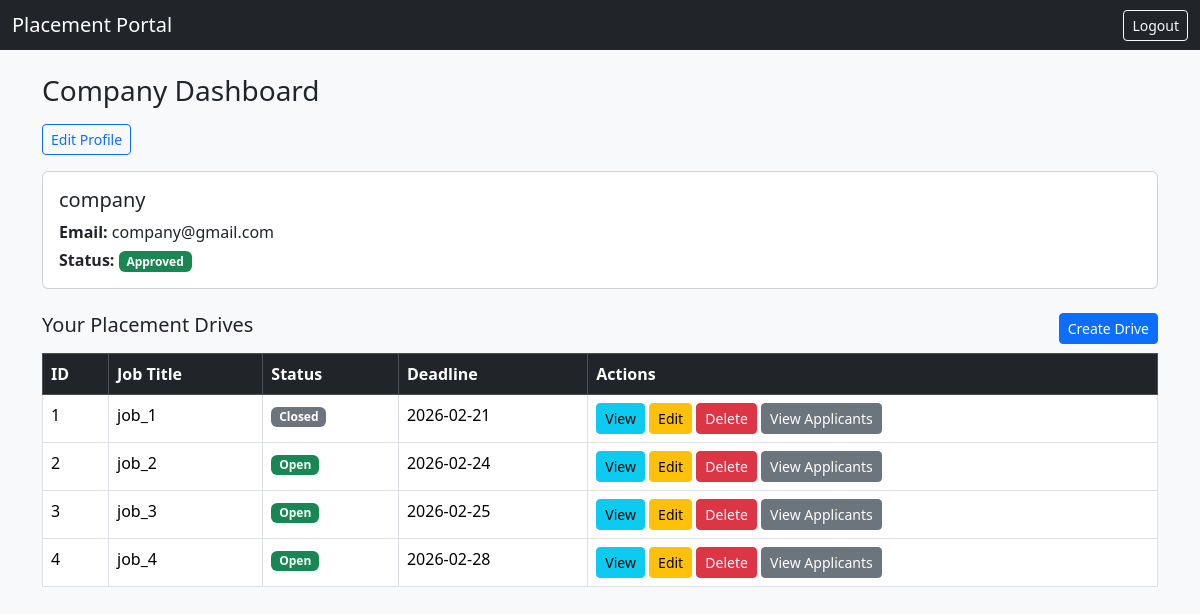
/dashboard (signed in), run on the app's committed database.
### dp.py (models this page shows)
class Company(db.Model):
    __tablename__ = "companies"
    id = db.Column(db.Integer, primary_key=True)
    user_id = db.Column(
        db.Integer, db.ForeignKey("users.id"), nullable=False
    )
    company_name = db.Column(db.String(150), nullable=False)
    hr_contact = db.Column(db.String(100))
    website = db.Column(db.String(150))
    status = db.Column(db.String(20), default="Pending")
    blacklisted = db.Column(db.Boolean, default=False)

class User(UserMixin, db.Model):
    __tablename__ = "users"
    id = db.Column(db.Integer, primary_key=True)
    email = db.Column(db.String(120), unique=True, nullable=False)
    password = db.Column(db.String(200), nullable=False)
    role = db.Column(db.String(20), nullable=False)
    student_profile = db.relationship(
        "Student", backref="user"
    )
    company_profile = db.relationship(
        "Company", backref="user"
    )

class PlacementDrive(db.Model):
    __tablename__ = "placement_drives"
    id = db.Column(db.Integer, primary_key=True)
    company_id = db.Column(
        db.Integer, db.ForeignKey("companies.id"), nullable=False
    )
    job_title = db.Column(db.String(150), nullable=False)
    job_description = db.Column(db.String(2000))
    eligibility = db.Column(db.String(2000))
    deadline = db.Column(db.Date)
    status = db.Column(db.String(20), default="Pending")
    company = db.relationship("Company", backref="drives")
    applications = db.relationship("Application", backref="drive", cascade="all, delete" )

### app.py (the view, shortened to what this page needs)
@app.route('/dashboard')
@login_required
def dashboard():
    if current_user.role == "admin":
        return render_template("admin.html")
    elif current_user.role == "company":
        company = Company.query.filter_by(user_id=current_user.id).first()
        drives = PlacementDrive.query.filter_by(company_id=company.id).all()
        update_status_for_drives(drives)
        if not company:
            abort(403)
        return render_template("company_dashboard.html", company=company, drives=drives )
    else:
        abort(403)

### app.py (called while the page is built)
@login_manager.user_loader
def load_user(user_id):
    return User.query.get(int(user_id))

def update_status_for_drives(drives):
    today = datetime.today().date()
    for drive in drives:
        if drive.status == "Open" and drive.deadline < today:
            drive.status = "Closed"
        if drive.status == "Closed" and drive.deadline > today:
            drive.status = "Open"
    db.session.commit()

### templates/company_dashboard.html (shortened to what this page needs)
{% extends "index.html" %}
{% block content %}
<h3 class="mb-3">Company Dashboard</h3>
<div class="mb-3">
    <a href="/company/profile/edit" class="btn btn-outline-primary btn-sm">Edit Profile</a>
</div>
{% if company.blacklisted %}
<div class="alert alert-danger">
    Your account has been blacklisted. Please contact support.
</div>
{% elif company.status == "Pending" %}
<div class="alert alert-warning">
    Your account is pending admin approval. Please wait.
</div>
{% else %}
<div class="card mb-4">
    <div class="card-body">
        <h5 class="card-title">{{ company.company_name }}</h5>
        <p class="mb-1">
            <strong>Email:</strong> {{ company.user.email }}
        </p>
        <p class="mb-0">
            <strong>Status:</strong>
            <span class="badge bg-success">Approved</span>
        </p>
    </div>
</div>
<div class="d-flex justify-content-between align-items-center mb-2">
    <h5>Your Placement Drives</h5>
    <a href="/company/drives/create" class="btn btn-primary btn-sm">
        Create Drive
    </a>
</div>
<table class="table table-bordered">
    <thead class="table-dark">
        <tr>
            <th>ID</th>
            <th>Job Title</th>
            <th>Status</th>
            <th>Deadline</th>
            <th>Actions</th>
        </tr>
    </thead>
    <tbody>
        {% for drive in drives %}
        <tr>
            <td>{{ drive.id }}</td>
            <td>{{ drive.job_title }}</td>
            <td>
                {% if drive.status == "Pending" %}
                <span class="badge bg-warning">Pending Approval</span>
                {% elif drive.status == "Open" %}
                <span class="badge bg-success">Open</span>
                {% elif drive.status == "Closed" %}
                <span class="badge bg-secondary">Closed</span>
                {% else %}
                {{ drive.status }}
                {% endif %}
            </td>
            <td>{{ drive.deadline }}</td>
            <td>
                <a href="/company/drives/{{ drive.id }}" class="btn btn-sm btn-info">
                    View
                </a>
                <a href="/company/drives/edit/{{ drive.id }}" class="btn btn-sm btn-warning">
                    Edit
                </a>
                <form method="POST" action="/company/drives/delete/{{ drive.id }}" style="display:inline;">
                    <button class="btn btn-sm btn-danger"
                        onclick="return confirm('Are you sure you want to delete this drive? This action cannot be undone.');">
                        Delete
                    </button>
                </form>
                <a href="/company/drives/{{ drive.id }}/applications" class="btn btn-sm btn-secondary">
                    View Applicants
                </a>
            </td>
        </tr>
        {% else %}
        <tr>
            <td colspan="5" class="text-center">
                No placement drives created yet
            </td>
        </tr>
        {% endfor %}
    </tbody>
</table>
{% endif %}
{% endblock %}

### data on the page
Company: company_name "company"
User: user.email "company@gmail.com"
PlacementDrive: id "1", job_title "job_1", status "Closed", deadline "2026-02-21"
PlacementDrive: id "2", job_title "job_2", status "Open", deadline "2026-02-24"
PlacementDrive: id "3", job_title "job_3", status "Open", deadline "2026-02-25"
PlacementDrive: id "4", job_title "job_4", status "Open", deadline "2026-02-28"
